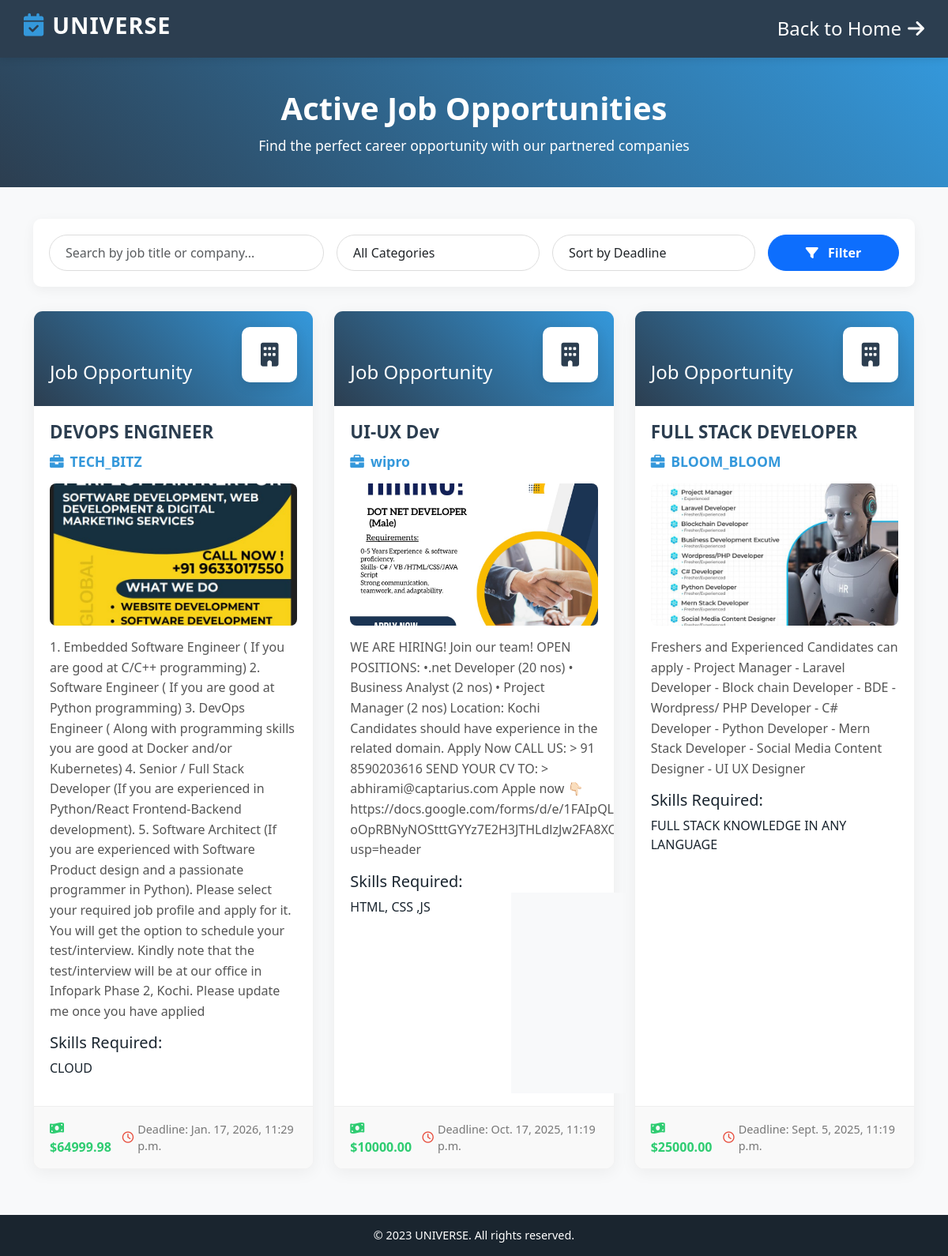
Screenshot of /College/active/ with the database file from the repository.
### College/models.py (models this page shows, shortened)
class Placement(models.Model):
    college = models.ForeignKey(College, on_delete=models.CASCADE)  # Link to the college
    job_title = models.CharField(max_length=200)  # Job title
    company_name = models.CharField(max_length=200)  # Company name
    job_description = models.TextField()  # Detailed description of the job
    skills_required = models.TextField()  # Skills required for the job
    application_deadline = models.DateTimeField()  # Application deadline
    salary = models.DecimalField(max_digits=10, decimal_places=2, null=True, blank=True)  # Optional salary info
    is_active = models.BooleanField(default=True)  # Whether the job opportunity is still open
    created_at = models.DateTimeField(auto_now_add=True)  # Timestamp when the placement was added
    image = models.ImageField(upload_to="placements/", blank=True, null=True)  # Image for the advertisement
    class Meta:
        ordering = ['-created_at']

### College/views.py (the view)
# urls.py: path('active/', views.view_active_placements, name='placement_list'),
def view_active_placements(request):
    placements = Placement.objects.filter(is_active=True)
    return render(request, 'College/View_active_placements.html', {'placements': placements})

### College/templates/College/View_active_placements.html (shortened to what this page needs)
<!DOCTYPE html>
<html lang="en">
<head>
    <link rel="stylesheet" href="https://cdnjs.cloudflare.com/ajax/libs/font-awesome/6.0.0-beta3/css/all.min.css">
    <link href="https://cdn.jsdelivr.net/npm/bootstrap@5.3.0-alpha1/dist/css/bootstrap.min.css" rel="stylesheet">
</head>
<body>
    <div class="navbar">
        <h1><i class="fas fa-calendar-check"></i> UNIVERSE</h1>
        <a href="{% url 'College:college_home' %}" style="color: #fff; text-decoration: none; font-size: 24px;">
            <span class="d-none d-md-inline">Back to Home</span>
            <i class="fas fa-arrow-right ms-2"></i>
        </a>
    </div>
    <div class="page-header">
        <div class="container">
            <h2>Active Job Opportunities</h2>
            <p>Find the perfect career opportunity with our partnered companies</p>
        </div>
    </div>
    <div class="container">
        <div class="filter-bar">
            <div class="row g-3">
                <div class="col-md-4">
                    <input type="text" class="form-control" placeholder="Search by job title or company..." id="searchInput">
                </div>
                <div class="col-md-3">
                    <select class="form-control" id="filterCategory">
                        <option value="">All Categories</option>
                    </select>
                </div>
                <div class="col-md-3">
                    <select class="form-control" id="sortBy">
                        <option value="deadline">Sort by Deadline</option>
                    </select>
                </div>
                <div class="col-md-2">
                    <button class="btn btn-primary w-100" id="filterBtn">
                        <i class="fas fa-filter me-2"></i> Filter
                    </button>
                </div>
            </div>
        </div>
        {% if placements %}
        <div class="placement-grid">
            {% for placement in placements %}
            <div class="placement-card animated" style="animation-delay: {{ forloop.counter0 }}00ms;">
                <div class="card-header">
                    <div class="company-logo">
                        <i class="fas fa-building"></i>
                    </div>
                    <h4>Job Opportunity</h4>
                </div>
                <div class="card-body">
                    <h3 class="card-title">{{ placement.job_title }}</h3>
                    <div class="company-name">
                        <i class="fas fa-briefcase me-2"></i>{{ placement.company_name }}
                    </div>
                    {% if placement.image %}
                    <img src="{{ placement.image.url }}" alt="{{ placement.company_name }}" class="placement-image">
                    {% endif %}
                    <p class="job-description">{{ placement.job_description }}</p>
                    <div class="skills-section mb-3">
                        <h5 class="mb-2">Skills Required:</h5>
                        {{ placement.skills_required }}
                    </div>
                </div>
                <div class="card-footer">
                    <div class="salary">
                        {% if placement.salary %}
                            <i class="fas fa-money-bill-wave me-1"></i> ${{ placement.salary }}
                        {% else %}
                            <i class="fas fa-money-bill-wave me-1"></i> Not disclosed
                        {% endif %}
                    </div>
                    <div class="deadline">
                        <i class="far fa-clock"></i> Deadline: {{ placement.application_deadline }}
                    </div>
                </div>
            </div>
            {% endfor %}
        </div>
        {% endif %}
    </div>
    <div class="footer">
        <p>&copy; 2023 UNIVERSE. All rights reserved.</p>
    </div>
</body>
</html>

### College/templates/College/View_active_placements.html (style rules this page uses)
:root { --primary: #2c3e50; --secondary: #3498db; --accent: #e74c3c; --light: #ecf0f1; --dark: #1a252f; --success: #2ecc71; }
body { font-family: 'Segoe UI', Tahoma, Geneva, Verdana, sans-serif; background-color: #f8f9fa; color: var(--dark); padding-bottom: 70px; margin: 0; }
.navbar { background-color: var(--primary); color: white; padding: 15px 30px; box-shadow: 0 2px 10px rgba(0, 0, 0, 0.1); position: sticky; top: 0; z-index: 1000; }
.navbar h1 { font-weight: 700; font-size: 1.8rem; letter-spacing: 1px; display: flex; align-items: center; }
.navbar h1 i { color: var(--secondary); margin-right: 10px; }
.navbar a { display: flex; align-items: center; transition: all 0.3s ease; }
.page-header { background: linear-gradient(45deg, var(--primary), var(--secondary)); color: white; padding: 40px 0; margin-bottom: 40px; text-align: center; position: relative; overflow: hidden; }
.page-header::before { content: ''; position: absolute; top: 0; left: 0; width: 100%; height: 100%; background-image: url('/api/placeholder/1200/300'); background-size: cover; opacity: 0.2; z-index: 0; }
.page-header .container { position: relative; z-index: 1; }
.page-header h2 { font-weight: 700; font-size: 2.5rem; margin-bottom: 10px; }
.page-header p { font-size: 1.1rem; max-width: 600px; margin: 0 auto; }
.filter-bar { background-color: white; border-radius: 10px; padding: 20px; margin-bottom: 30px; box-shadow: 0 4px 15px rgba(0, 0, 0, 0.05); }
.filter-bar .form-control { border-radius: 30px; border: 1px solid #ddd; padding: 10px 20px; }
.filter-bar .btn { border-radius: 30px; padding: 10px 20px; font-weight: 600; }
.placement-grid { display: grid; grid-template-columns: repeat(auto-fill, minmax(340px, 1fr)); gap: 25px; margin-bottom: 40px; }
.placement-card { background-color: white; border-radius: 12px; box-shadow: 0 5px 20px rgba(0, 0, 0, 0.05); overflow: hidden; transition: all 0.3s ease; height: 100%; display: flex; flex-direction: column; border: 1px solid rgba(0, 0, 0, 0.05); }
.card-header { position: relative; height: 120px; background: linear-gradient(45deg, var(--primary), var(--secondary)); color: white; display: flex; align-items: flex-end; padding: 20px; }
.company-logo { width: 70px; height: 70px; background-color: white; border-radius: 10px; display: flex; align-items: center; justify-content: center; box-shadow: 0 5px 15px rgba(0, 0, 0, 0.1); position: absolute; top: 20px; right: 20px; }
.company-logo i { font-size: 30px; color: var(--primary); }
.card-body { padding: 20px; flex-grow: 1; }
.card-title { font-size: 1.4rem; font-weight: 700; color: var(--primary); margin-bottom: 10px; text-transform: capitalize; }
.company-name { font-size: 1.1rem; font-weight: 600; margin-bottom: 15px; color: var(--secondary); }
.job-description { margin-bottom: 15px; color: #555; line-height: 1.6; }
.card-footer { background-color: #f9f9f9; border-top: 1px solid #eee; padding: 15px 20px; display: flex; justify-content: space-between; align-items: center; }
.salary { font-weight: 700; color: var(--success); }
.deadline { display: flex; align-items: center; color: #777; font-size: 0.9rem; }
.deadline i { margin-right: 5px; color: var(--accent); }
.footer { background-color: var(--dark); color: white; padding: 15px 0; text-align: center; position: fixed; bottom: 0; width: 100%; }
.footer p { margin: 0; font-size: 0.9rem; }
.placement-image { width: 100%; height: 180px; object-fit: cover; margin-bottom: 15px; border-radius: 8px; }
.animated { animation: fadeInUp 0.5s ease-out forwards; }

### rows the page displays
Placement: job_title "DEVOPS ENGINEER", company_name "TECH_BITZ", image (picture), job_description "1. Embedded Software Engineer ( If you are good at C/C++ programming) 2. Software Engineer ( If you are good at Python programming) 3. DevOps Engineer ( Along with programming skills you are good at Docker and/or Kubernetes) 4. Senior / Full Stack Developer (If you are experienced in Python/React Frontend-Backend development). 5. Software Architect (If you are experienced with Software Product design and a passionate programmer in Python). Please select your required job profile and apply for it. You will get the option to schedule your test/interview. Kindly note that the test/interview will be at our office in Infopark Phase 2, Kochi. Please update me once you have applied", skills_required "CLOUD", salary "64999.98", application_deadline "Jan. 17, 2026, 11:29 p.m."
Placement: job_title "UI-UX Dev", company_name "wipro", image (picture), job_description "WE ARE HIRING! Join our team! OPEN POSITIONS: •.net Developer (20 nos) • Business Analyst (2 nos) • Project Manager (2 nos) Location: Kochi Candidates should have experience in the related domain. Apply Now CALL US: > 91 8590203616 SEND YOUR CV TO: > abhirami@captarius.com Apple now…", skills_required "HTML, CSS ,JS", salary "10000.00", application_deadline "Oct. 17, 2025, 11:19 p.m."
Placement: job_title "FULL STACK DEVELOPER", company_name "BLOOM_BLOOM", image (picture), job_description "Freshers and Experienced Candidates can apply - Project Manager - Laravel Developer - Block chain Developer - BDE - Wordpress/ PHP Developer - C# Developer - Python Developer - Mern Stack Developer - Social Media Content Designer - UI UX Designer", skills_required "FULL STACK KNOWLEDGE IN ANY LANGUAGE", salary "25000.00", application_deadline "Sept. 5, 2025, 11:19 p.m."
